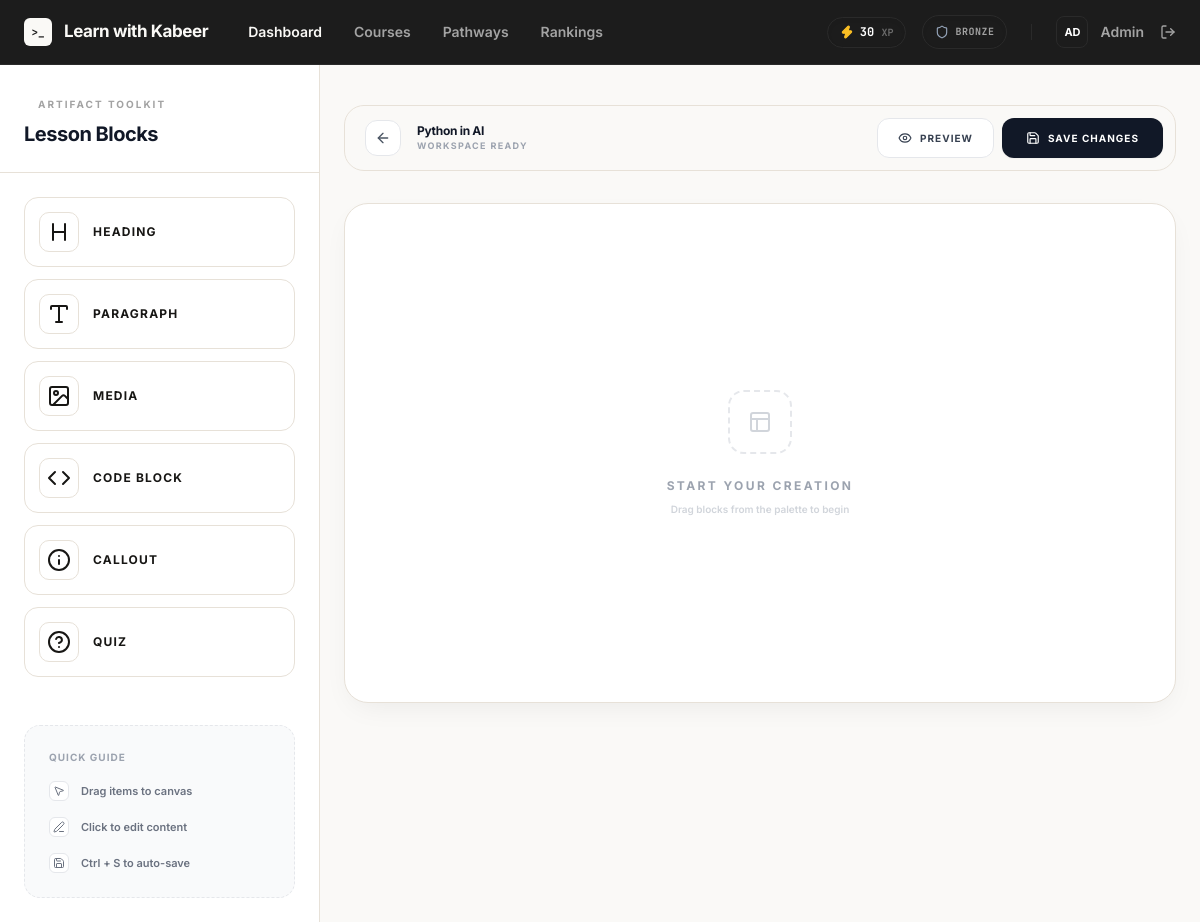
Screenshot of /admin/lessons/35/builder (signed in) with the database file from the repository.
### tables this page shows
CREATE TABLE users (
            id INTEGER PRIMARY KEY AUTOINCREMENT,
            name TEXT NOT NULL,
            email TEXT NOT NULL UNIQUE,
            password_hash TEXT NOT NULL,
            is_admin INTEGER NOT NULL DEFAULT 0,
            created_at TEXT NOT NULL DEFAULT CURRENT_TIMESTAMP
        , total_xp INTEGER NOT NULL DEFAULT 0, streak_current INTEGER NOT NULL DEFAULT 0, streak_max INTEGER NOT NULL DEFAULT 0, last_activity_at TEXT, league TEXT NOT NULL DEFAULT 'Bronze', privacy_public INTEGER NOT NULL DEFAULT 1);

CREATE TABLE lessons (
            id INTEGER PRIMARY KEY AUTOINCREMENT,
            course_id INTEGER NOT NULL,
            number INTEGER NOT NULL,
            slug TEXT NOT NULL,
            title TEXT NOT NULL,
            summary TEXT NOT NULL,
            route_name TEXT,
            content TEXT,
            content_type TEXT NOT NULL DEFAULT 'html', section_id INTEGER REFERENCES sections(id) ON DELETE SET NULL, builder_json TEXT,
            FOREIGN KEY (course_id) REFERENCES courses (id) ON DELETE CASCADE,
            UNIQUE (course_id, number)
        );

### app.py (the view, shortened to what this page needs)
@app.route("/admin/lessons/<int:lesson_id>/builder", methods=("GET", "POST"))
@login_required
@admin_required
def admin_lesson_builder(lesson_id):
    lesson = database.get_lesson_by_id(lesson_id)
    if not lesson:
        abort(404)
    builder_data = []
    if lesson["builder_json"]:
        try:
            builder_data = json.loads(lesson["builder_json"])
        except json.JSONDecodeError:
            builder_data = []
    course = database.get_course_by_id(lesson["course_id"])
    return render_template("admin/lesson_builder.html", lesson=lesson, course=course, builder_data=builder_data)

### app.py (called while the page is built)
def lesson_url(lesson, course_slug=None):
    if not course_slug:
        course = database.get_course_by_id(lesson["course_id"])
        course_slug = course["slug"] if course else "unknown"
    return url_for("lesson_view", course_slug=course_slug, lesson_number=lesson["number"])

def login_required(view):
    @wraps(view)
    def wrapped_view(**kwargs):
        if g.user is None:
            flash("Sign in to save your progress.", "info")
            return redirect(url_for("login", next=request.path))
        return view(**kwargs)
    return wrapped_view

def admin_required(view):
    @wraps(view)
    def wrapped_view(**kwargs):
        if g.user is None or not g.user["is_admin"]:
            abort(403)
        return view(**kwargs)
    return wrapped_view

@app.before_request
def load_logged_in_user():
    user_id = session.get("user_id")
    g.user = database.get_user_by_id(user_id) if user_id else None

@app.context_processor
def inject_template_helpers():
    return {
        "current_user": g.get("user"),
        "lesson_url": lesson_url,
    }

### database.py (called while the page is built)
def get_db():
    if "db" not in g:
        g.db = sqlite3.connect(current_app.config["DATABASE"])
        g.db.row_factory = sqlite3.Row
        g.db.execute("PRAGMA foreign_keys = ON")
    return g.db

def get_user_by_id(user_id):
    return get_db().execute("SELECT * FROM users WHERE id = ?", (user_id,)).fetchone()

def get_course_by_id(course_id):
    return get_db().execute("SELECT * FROM courses WHERE id = ?", (course_id,)).fetchone()

def get_lesson_by_id(lesson_id):
    return get_db().execute("SELECT * FROM lessons WHERE id = ?", (lesson_id,)).fetchone()

### templates/admin/lesson_builder.html (shortened to what this page needs)
{% extends "base.html" %}
{% block content %}
<div class="builder-container">
    <aside class="builder-sidebar">
        <div class="sidebar-header">
            <div class="flex items-center gap-2 mb-2">
                <span class="h-1.5 w-1.5 rounded-full bg-gold-500"></span>
                <span class="text-[10px] font-bold uppercase tracking-[0.2em] text-[#A3A3A3]">Artifact Toolkit</span>
            </div>
            <h2 class="text-xl font-bold tracking-tight text-gray-900">Lesson Blocks</h2>
        </div>
        <div class="sidebar-scroll">
            <div id="palette-items" class="palette-grid">
                <div class="palette-item" data-type="heading">
                    <div class="icon-box"><i data-lucide="heading"></i></div>
                    <span class="text-xs font-bold uppercase tracking-widest">Heading</span>
                </div>
                <div class="palette-item" data-type="text">
                    <div class="icon-box"><i data-lucide="type"></i></div>
                    <span class="text-xs font-bold uppercase tracking-widest">Paragraph</span>
                </div>
                <div class="palette-item" data-type="image">
                    <div class="icon-box"><i data-lucide="image"></i></div>
                    <span class="text-xs font-bold uppercase tracking-widest">Media</span>
                </div>
                <div class="palette-item" data-type="code">
                    <div class="icon-box"><i data-lucide="code"></i></div>
                    <span class="text-xs font-bold uppercase tracking-widest">Code Block</span>
                </div>
                <div class="palette-item" data-type="callout">
                    <div class="icon-box"><i data-lucide="info"></i></div>
                    <span class="text-xs font-bold uppercase tracking-widest">Callout</span>
                </div>
                <div class="palette-item" data-type="quiz">
                    <div class="icon-box"><i data-lucide="help-circle"></i></div>
                    <span class="text-xs font-bold uppercase tracking-widest">Quiz</span>
                </div>
            </div>
            <div class="mt-12 p-6 rounded-2xl border border-dashed border-gray-200 bg-gray-50">
                <p class="text-[10px] font-bold uppercase tracking-widest text-gray-400 mb-4">Quick Guide</p>
                <ul class="space-y-4 text-[11px] font-semibold text-gray-500">
                    <li class="flex items-center gap-3">
                        <div class="w-5 h-5 flex items-center justify-center rounded-md bg-white border border-gray-200"><i data-lucide="mouse-pointer-2" class="w-3 h-3"></i></div>
                        <span>Drag items to canvas</span>
                    </li>
                    <li class="flex items-center gap-3">
                        <div class="w-5 h-5 flex items-center justify-center rounded-md bg-white border border-gray-200"><i data-lucide="edit-3" class="w-3 h-3"></i></div>
                        <span>Click to edit content</span>
                    </li>
                    <li class="flex items-center gap-3">
                        <div class="w-5 h-5 flex items-center justify-center rounded-md bg-white border border-gray-200"><i data-lucide="save" class="w-3 h-3"></i></div>
                        <span>Ctrl + S to auto-save</span>
                    </li>
                </ul>
            </div>
        </div>
    </aside>
    <main class="builder-viewport">
        <div class="builder-toolbar">
            <div class="flex items-center gap-4 ml-2">
                <a href="{{ url_for('admin_lesson_edit', lesson_id=lesson.id) }}" class="flex h-9 w-9 items-center justify-center rounded-xl border border-gray-200 bg-white text-gray-600 transition-all hover:border-gray-900 hover:text-gray-900">
                    <i data-lucide="arrow-left" class="w-4 h-4"></i>
                </a>
                <div>
                    <h3 class="text-xs font-bold tracking-tight text-gray-900">{{ lesson.title }}</h3>
                    <p id="save-status" class="text-[9px] font-bold uppercase tracking-[0.15em] text-gray-400">Workspace ready</p>
                </div>
            </div>
            <div class="flex items-center gap-2">
                <button onclick="previewLesson()" class="flex h-10 items-center gap-2 rounded-xl border border-gray-200 bg-white px-5 text-[10px] font-bold uppercase tracking-widest text-gray-700 transition-all hover:border-gray-900 hover:bg-gray-50">
                    <i data-lucide="eye" class="w-3.5 h-3.5"></i> Preview
                </button>
                <button onclick="saveLesson()" class="flex h-10 items-center gap-2 rounded-xl bg-gray-900 px-6 text-[10px] font-bold uppercase tracking-widest text-white transition-all hover:bg-black hover:translate-y-[-1px] shadow-sm">
                    <i data-lucide="save" class="w-3.5 h-3.5"></i> Save Changes
                </button>
            </div>
        </div>
        <div id="canvas-wrapper" class="relative w-full max-w-[850px]">
            <div id="canvas" class="builder-canvas prose prose-slate max-w-none">
            </div>
            <div id="canvas-empty" class="canvas-empty transition-opacity duration-300">
                <div class="flex h-16 w-16 items-center justify-center rounded-2xl border-2 border-dashed border-gray-200 bg-white mb-6">
                </div>
                <p class="text-xs font-bold uppercase tracking-[0.2em] text-gray-400">Start your creation</p>
                <p class="text-[10px] font-semibold text-gray-300 mt-2">Drag blocks from the palette to begin</p>
            </div>
        </div>
    </main>
</div>
{% endblock %}

### templates/base.html (shortened to what this page needs)
<!DOCTYPE html>
<html lang="en">
<head>
    <script src="https://cdn.tailwindcss.com?plugins=typography"></script>
</head>
<body class="h-screen overflow-hidden bg-gray-50 text-gray-900 font-sans antialiased flex flex-col">
    <nav class="sticky top-0 z-50 flex-none border-b border-[#2A2A2A] bg-[#1C1C1C] px-6 transition-all duration-300">
        <div class="mx-auto flex h-16 max-w-6xl items-center justify-between">
            <div class="flex items-center gap-10">
                <a href="/" class="flex items-center gap-3 group" aria-label="Learn with Kabeer home">
                    <div class="flex h-7 w-7 items-center justify-center rounded-[6px] bg-[#FAF9F6] font-mono text-[11px] font-bold text-[#1C1C1C] transition-transform duration-200 group-hover:scale-105">
                        &gt;_
                    </div>
                    <span class="font-sans text-[17px] font-bold tracking-tight text-[#FAF9F6]">Learn with Kabeer</span>
                </a>
                <div class="hidden items-center gap-8 text-sm font-semibold text-[#A3A3A3] md:flex">
                    {% if current_user %}
                        <a href="{{ url_for('home') }}" class="transition-colors hover:text-[#FAF9F6] {% if request.endpoint == 'home' or (current_user.is_admin and request.endpoint and request.endpoint.startswith('admin_')) %}text-[#FAF9F6]{% endif %}">Dashboard</a>
                        <a href="{{ url_for('courses') }}" class="transition-colors hover:text-[#FAF9F6] {% if request.endpoint == 'courses' %}text-[#FAF9F6]{% endif %}">Courses</a>
                        <a href="{{ url_for('career_paths') }}" class="transition-colors hover:text-[#FAF9F6] {% if request.endpoint == 'career_paths' %}text-[#FAF9F6]{% endif %}">Pathways</a>
                        <a href="{{ url_for('rankings') }}" class="transition-colors hover:text-[#FAF9F6] {% if request.endpoint == 'rankings' %}text-[#FAF9F6]{% endif %}">Rankings</a>
                    {% endif %}
                </div>
            </div>
            <div class="flex items-center gap-6">
                <div class="flex items-center gap-6 text-sm font-semibold text-[#A3A3A3]">
                    {% if current_user %}
                        <div class="hidden items-center gap-4 md:flex">
                            <div class="flex items-center gap-1.5 rounded-full border border-[#2A2A2A] bg-[#1C1C1C] px-3 py-1.5 shadow-inner">
                                <i data-lucide="zap" class="h-3.5 w-3.5 fill-amber-400 text-amber-400"></i>
                                <span class="font-mono text-xs font-bold text-white">{{ current_user.total_xp }} <span class="text-[10px] text-[#6B6B6B]">XP</span></span>
                            </div>
                            <div class="flex items-center gap-1.5 rounded-full border border-[#2A2A2A] bg-[#1C1C1C] px-3 py-1.5 shadow-inner">
                                <i data-lucide="shield" class="h-3.5 w-3.5 text-slate-400"></i>
                                <span class="font-mono text-[10px] font-bold uppercase tracking-wider text-[#A3A3A3]">{{ current_user.league }}</span>
                            </div>
                        </div>
                        <div class="flex items-center gap-4">
                            <a href="{{ url_for('settings') }}" class="group flex items-center gap-3 transition-colors hover:text-white">
                                <div class="flex h-8 w-8 items-center justify-center rounded-lg border border-[#2A2A2A] bg-[#1C1C1C] text-[11px] font-bold text-white transition-all group-hover:border-white/20">
                                    {{ current_user.name[:2].upper() }}
                                </div>
                                <span class="text-sm font-semibold">{{ current_user["name"].split(' ')[0] }}</span>
                            </a>
                            <form action="{{ url_for('logout') }}" method="post" class="inline">
                                <button type="submit" class="flex items-center gap-2 transition-colors hover:text-[#FAF9F6]" title="Sign Out">
                                    <i data-lucide="log-out" class="h-4 w-4"></i>
                                </button>
                            </form>
                        </div>
                    {% endif %}
                </div>
            </div>
        </div>
    </nav>
    {% block content %}{% endblock %}
</body>
</html>

### templates/base.html (style rules this page uses)
html { scroll-behavior: smooth; font-feature-settings: "ss03", "cv11"; }

### templates/admin/lesson_builder.html (style rules this page uses)
:root { --color-gold-500: #B28A42; --color-ink: #171614; --color-paper: #FFFFFF; --color-canvas: #FAF9F7; --color-line: #E7E1D8; --color-muted: #6E6A63; --shadow-premium: 0 10px 30px -10px rgba(23, 22, 20, 0.08); --shadow-tactile-sm: 0 4px 6px -1px rgb(0 0 0 / 0.1), 0 2px 4px -2px rgb(0 0 0 / 0.1); }
body { background-color: var(--color-canvas) !important; color: var(--color-ink) !important; }
.builder-container { display: flex; height: calc(100vh - 64px); overflow: hidden; }
.builder-sidebar { width: 320px; background: white; border-right: 1px solid var(--color-line); display: flex; flex-direction: column; z-index: 40; }
.sidebar-header { padding: 32px 24px 24px; border-bottom: 1px solid var(--color-line); }
.sidebar-scroll { flex: 1; overflow-y: auto; padding: 24px; }
.palette-grid { display: grid; grid-template-columns: 1fr; gap: 12px; }
.palette-item { cursor: grab; background: white; border: 1px solid var(--color-line); border-radius: 14px; padding: 14px; display: flex; align-items: center; gap: 14px; transition: all 0.2s cubic-bezier(0, 0, 0.2, 1); user-select: none; }
.palette-item .icon-box { width: 40px; height: 40px; display: flex; align-items: center; justify-content: center; border-radius: 10px; border: 1px solid var(--color-line); background: white; color: var(--color-ink); transition: all 0.2s; }
.builder-viewport { flex: 1; overflow-y: auto; padding: 40px 24px 120px; background: var(--color-canvas); display: flex; flex-direction: column; align-items: center; }
.builder-toolbar { width: 100%; max-width: 850px; margin-bottom: 32px; display: flex; align-items: center; justify-content: space-between; background: rgba(250, 249, 247, 0.8); backdrop-filter: blur(8px); padding: 12px; border-radius: 20px; border: 1px solid var(--color-line); }
.builder-canvas { width: 100%; max-width: 850px; min-height: 500px; background: white; border: 1px solid var(--color-line); border-radius: 24px; padding: 60px 50px; box-shadow: var(--shadow-premium); position: relative; transition: min-height 0.3s ease; }
.canvas-empty { position: absolute; inset: 0; display: flex; flex-direction: column; align-items: center; justify-content: center; pointer-events: none; color: var(--color-muted); }

### rows the page displays
users: total_xp "30", league "BRONZE", name "AD", name "Admin"
lessons: title "Python in AI"
